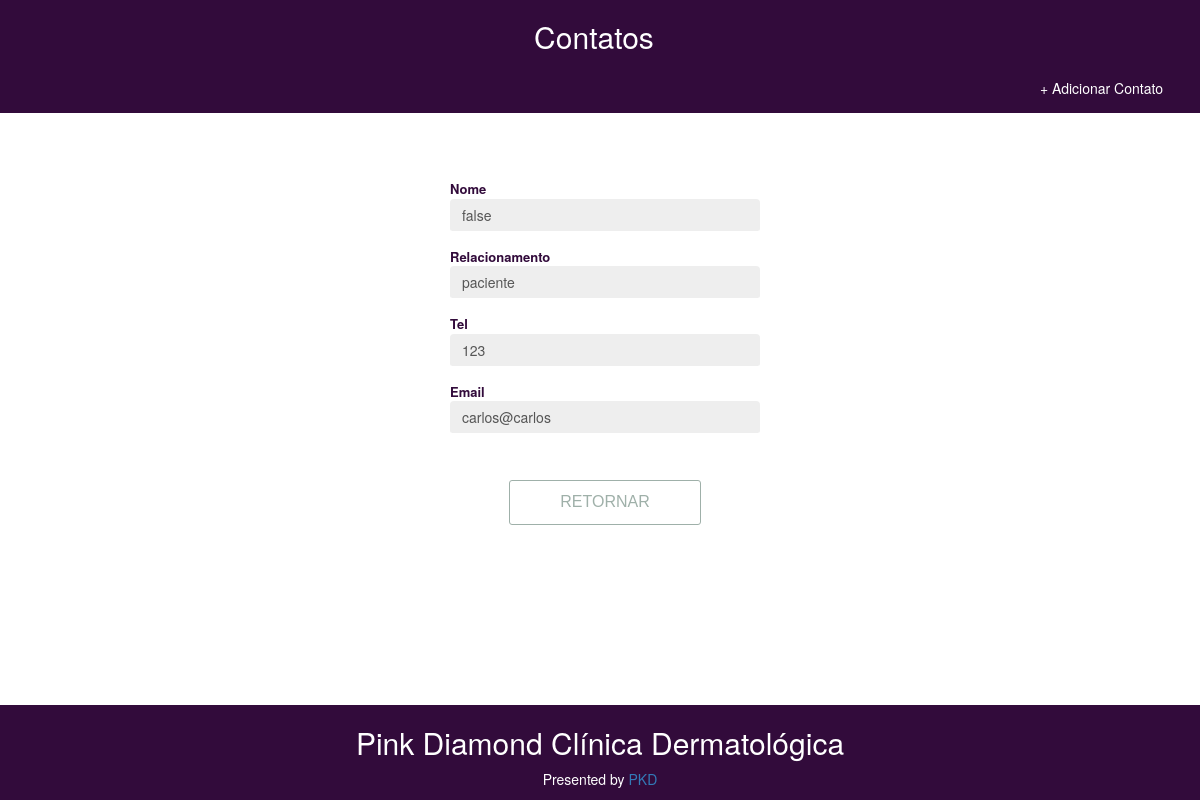
Page /detail/11/ on the committed database.
### mycontacts/models/Contact.py (models this page shows)
class Contact(models.Model):
    name = models.CharField(max_length=200)
    relation = models.CharField(max_length=200)
    phone = models.CharField(max_length=200)
    email = models.CharField(max_length=200)

### mycontacts/views.py (the view)
# urls.py: path('detail/<int:detail_id>/', views.ContactDetailView, name="detail"),
def ContactDetailView(request, detail_id):
    data = get_object_or_404(Contact, pk=detail_id)
    context = {
      "data":data
    }
    return render(request, "mycontacts/view.html", context)

### mycontacts/templates/mycontacts/view.html (shortened to what this page needs)
{% extends 'mycontacts/background.html' %}
{% load static %}
{% block content %}
  <div class="container-add">
    <div class="col-xs-4 col-sm-4 col-md-4 col-lg-4 col-xs-offset-3">
      <form id="add-contact-form" class="form" action="#" method="POST" role="form">
              <div class="form-group">
                  <label class="form-label">Nome</label>
                  <input disabled="True" type="text" class="form-control" id="name" name="name" placeholder="Name" tabindex="1" value="{{data.name}}">
              </div>
              <div class="form-group">
                  <label class="form-label">Relacionamento</label>
                  <input disabled="True" type="text" class="form-control" id="relation" name="relation" placeholder="Relation" tabindex="2" value="{{data.relation}}" >
              </div>
              <div class="form-group">
                  <label class="form-label">Tel</label>
                  <input disabled="True" type="text" class="form-control" id="phone" name="phone" placeholder="Phone" tabindex="3" value="{{data.phone}}">
              </div>
              <div class="form-group">
                  <label class="form-label" for="email">Email</label>
                  <input disabled="True" type="text" class="form-control" id="email" name="email" placeholder="Email" tabindex="4" value="{{data.email}}">
              </div>
              <div class="text-center">
                <a class ="btn" href="{% url 'home'%}">Retornar</a>
              </div>
            </form>
      </div>
  </div>
{% endblock content %}

### mycontacts/static/css/show.css (style rules this page uses)
html { height: 100%; }
body { position: relative; margin: 0; min-height: 100%; }

### mycontacts/static/css/add.css (style rules this page uses)
.container-add { padding-top: 15%; padding-left: 15%; }
.form-label { font-size: 13px; color: #320b3b; margin: 0; display: block; opacity: 1; -webkit-transition: .333s ease top, .333s ease opacity; transition: .333s ease top, .333s ease opacity; }
.form-control { border-radius: 10; border-color: #fff; border-width: 0 0 2px 0; border-style: none none solid none; box-shadow: none; }
.btn { background: 0 0 #ffffff; border: 1px solid #9FB0A9; border-radius: 3px; color: #9FB0A9; font-family: "Raleway", sans-serif; font-size: 16px; line-height: inherit; margin: 30px 0; padding: 10px 50px; text-transform: uppercase; transition: all 0.25s ease 0s; }

### rows in the picture
Contact: name "false", relation "paciente", phone "123", email "carlos@carlos"
